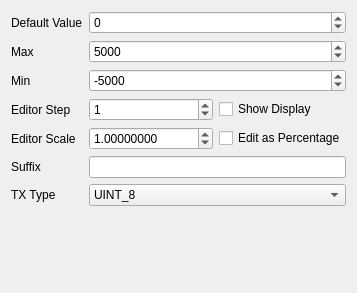
                <widget class="QWidget" name="page_3">
                 <layout class="QVBoxLayout" name="verticalLayout_10">
                  <item>
                   <layout class="QGridLayout" name="gridLayout_3">
                    <item row="0" column="0">
                     <widget class="QLabel" name="label_21">
                      <property name="text">
                       <string>Default Value</string>
                      </property>
                     </widget>
                    </item>
                    <item row="0" column="1" colspan="2">
                     <widget class="QSpinBox" name="intValBox">
                      <property name="minimum">
                       <number>-100000000</number>
                      </property>
                      <property name="maximum">
                       <number>100000000</number>
                      </property>
                     </widget>
                    </item>
                    <item row="1" column="0">
                     <widget class="QLabel" name="label_22">
                      <property name="text">
                       <string>Max</string>
                      </property>
                     </widget>
                    </item>
                    <item row="1" column="1" colspan="2">
                     <widget class="QSpinBox" name="intMaxBox">
                      <property name="minimum">
                       <number>-100000000</number>
                      </property>
                      <property name="maximum">
                       <number>100000000</number>
                      </property>
                      <property name="value">
                       <number>5000</number>
                      </property>
                     </widget>
                    </item>
                    <item row="2" column="0">
                     <widget class="QLabel" name="label_19">
                      <property name="text">
                       <string>Min</string>
                      </property>
                     </widget>
                    </item>
                    <item row="2" column="1" colspan="2">
                     <widget class="QSpinBox" name="intMinBox">
                      <property name="minimum">
                       <number>-100000000</number>
                      </property>
                      <property name="maximum">
                       <number>100000000</number>
                      </property>
                      <property name="value">
                       <number>-5000</number>
                      </property>
                     </widget>
                    </item>
                    <item row="3" column="0">
                     <widget class="QLabel" name="label_20">
                      <property name="text">
                       <string>Editor Step</string>
                      </property>
                     </widget>
                    </item>
                    <item row="4" column="0">
                     <widget class="QLabel" name="label_18">
                      <property name="text">
                       <string>Editor Scale</string>
                      </property>
                     </widget>
                    </item>
                    <item row="4" column="2">
                     <widget class="QCheckBox" name="intEditPercentageBox">
                      <property name="text">
                       <string>Edit as Percentage</string>
                      </property>
                     </widget>
                    </item>
                    <item row="5" column="0">
                     <widget class="QLabel" name="label_15">
                      <property name="text">
                       <string>Suffix</string>
                      </property>
                     </widget>
                    </item>
                    <item row="6" column="0">
                     <widget class="QLabel" name="label_17">
                      <property name="text">
                       <string>TX Type</string>
                      </property>
                     </widget>
                    </item>
                    <item row="6" column="1" colspan="2">
                     <widget class="QComboBox" name="intTxTypeBox">
                      <item>
                       <property name="text">
                        <string>UINT_8</string>
                       </property>
                      </item>
                      <item>
                       <property name="text">
                        <string>INT_8</string>
                       </property>
                      </item>
                      <item>
                       <property name="text">
                        <string>UINT_16</string>
                       </property>
                      </item>
                      <item>
                       <property name="text">
                        <string>INT_16</string>
                       </property>
                      </item>
                      <item>
                       <property name="text">
                        <string>UINT_32</string>
                       </property>
                      </item>
                      <item>
                       <property name="text">
                        <string>INT_32</string>
                       </property>
                      </item>
                     </widget>
                    </item>
                    <item row="5" column="1" colspan="2">
                     <widget class="QLineEdit" name="intSuffixEdit"/>
                    </item>
                    <item row="3" column="1">
                     <widget class="QSpinBox" name="intStepBox">
                      <property name="minimum">
                       <number>-100000000</number>
                      </property>
                      <property name="maximum">
                       <number>100000000</number>
                      </property>
                      <property name="value">
                       <number>1</number>
                      </property>
                     </widget>
                    </item>
                    <item row="3" column="2">
                     <widget class="QCheckBox" name="intShowDisplayBox">
                      <property name="text">
                       <string>Show Display</string>
                      </property>
                     </widget>
                    </item>
                    <item row="4" column="1">
                     <widget class="QDoubleSpinBox" name="intEditorScaleBox">
                      <property name="decimals">
                       <number>8</number>
                      </property>
                      <property name="maximum">
                       <double>100000000.000000000000000</double>
                      </property>
                      <property name="value">
                       <double>1.000000000000000</double>
                      </property>
                     </widget>
                    </item>
                   </layout>
                  </item>
                  <item>
                   <spacer name="verticalSpacer_2">
                    <property name="orientation">
                     <enum>Qt::Vertical</enum>
                    </property>
                    <property name="sizeHint" stdset="0">
                     <size>
                      <width>20</width>
                      <height>76</height>
                     </size>
                    </property>
                   </spacer>
                  </item>
                 </layout>
                </widget>
